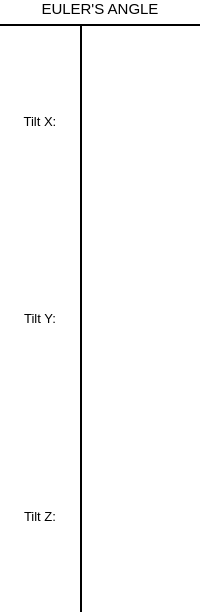
                        <widget class="QFrame" name="frame_16">
                         <property name="minimumSize">
                          <size>
                           <width>150</width>
                           <height>0</height>
                          </size>
                         </property>
                         <property name="maximumSize">
                          <size>
                           <width>16777215</width>
                           <height>16777215</height>
                          </size>
                         </property>
                         <property name="styleSheet">
                          <string notr="true">background:white;
border-radius: 15px;</string>
                         </property>
                         <property name="frameShape">
                          <enum>QFrame::StyledPanel</enum>
                         </property>
                         <property name="frameShadow">
                          <enum>QFrame::Raised</enum>
                         </property>
                         <layout class="QVBoxLayout" name="verticalLayout_59" stretch="0,1">
                          <property name="leftMargin">
                           <number>0</number>
                          </property>
                          <property name="topMargin">
                           <number>0</number>
                          </property>
                          <property name="rightMargin">
                           <number>0</number>
                          </property>
                          <property name="bottomMargin">
                           <number>0</number>
                          </property>
                          <item>
                           <widget class="QLabel" name="label_39">
                            <property name="font">
                             <font>
                              <pointsize>11</pointsize>
                             </font>
                            </property>
                            <property name="styleSheet">
                             <string notr="true">background:transparent;
border-top-left-radius: 15px;
border-top-right-radius: 15px;</string>
                            </property>
                            <property name="text">
                             <string>EULER'S ANGLE</string>
                            </property>
                            <property name="alignment">
                             <set>Qt::AlignCenter</set>
                            </property>
                           </widget>
                          </item>
                          <item>
                           <widget class="QFrame" name="frame_62">
                            <property name="frameShape">
                             <enum>QFrame::StyledPanel</enum>
                            </property>
                            <property name="frameShadow">
                             <enum>QFrame::Raised</enum>
                            </property>
                            <layout class="QHBoxLayout" name="horizontalLayout_49">
                             <property name="spacing">
                              <number>0</number>
                             </property>
                             <property name="leftMargin">
                              <number>0</number>
                             </property>
                             <property name="topMargin">
                              <number>0</number>
                             </property>
                             <property name="rightMargin">
                              <number>0</number>
                             </property>
                             <property name="bottomMargin">
                              <number>0</number>
                             </property>
                             <item>
                              <widget class="QFrame" name="frame_103">
                               <property name="styleSheet">
                                <string notr="true">background:transparent;
border-top-left-radius:0px;
border-top-right-radius:0px;</string>
                               </property>
                               <property name="frameShape">
                                <enum>QFrame::StyledPanel</enum>
                               </property>
                               <property name="frameShadow">
                                <enum>QFrame::Raised</enum>
                               </property>
                               <layout class="QVBoxLayout" name="verticalLayout_72">
                                <property name="leftMargin">
                                 <number>0</number>
                                </property>
                                <property name="topMargin">
                                 <number>0</number>
                                </property>
                                <property name="rightMargin">
                                 <number>0</number>
                                </property>
                                <property name="bottomMargin">
                                 <number>0</number>
                                </property>
                                <item>
                                 <widget class="QLabel" name="label_57">
                                  <property name="font">
                                   <font>
                                    <pointsize>10</pointsize>
                                   </font>
                                  </property>
                                  <property name="styleSheet">
                                   <string notr="true">border-top:1.5px solid black;</string>
                                  </property>
                                  <property name="text">
                                   <string>Tilt X:</string>
                                  </property>
                                  <property name="alignment">
                                   <set>Qt::AlignCenter</set>
                                  </property>
                                 </widget>
                                </item>
                                <item>
                                 <widget class="QLabel" name="label_58">
                                  <property name="font">
                                   <font>
                                    <pointsize>10</pointsize>
                                   </font>
                                  </property>
                                  <property name="text">
                                   <string>Tilt Y:</string>
                                  </property>
                                  <property name="alignment">
                                   <set>Qt::AlignCenter</set>
                                  </property>
                                 </widget>
                                </item>
                                <item>
                                 <widget class="QLabel" name="label_59">
                                  <property name="font">
                                   <font>
                                    <pointsize>10</pointsize>
                                   </font>
                                  </property>
                                  <property name="text">
                                   <string>Tilt Z:</string>
                                  </property>
                                  <property name="alignment">
                                   <set>Qt::AlignCenter</set>
                                  </property>
                                 </widget>
                                </item>
                               </layout>
                              </widget>
                             </item>
                             <item>
                              <widget class="QFrame" name="frame_104">
                               <property name="sizePolicy">
                                <sizepolicy hsizetype="Preferred" vsizetype="Preferred">
                                 <horstretch>0</horstretch>
                                 <verstretch>0</verstretch>
                                </sizepolicy>
                               </property>
                               <property name="minimumSize">
                                <size>
                                 <width>105</width>
                                 <height>0</height>
                                </size>
                               </property>
                               <property name="maximumSize">
                                <size>
                                 <width>120</width>
                                 <height>16777215</height>
                                </size>
                               </property>
                               <property name="styleSheet">
                                <string notr="true">background:transparent;
border-top-left-radius:0px;
border-top-right-radius:0px;
border-bottom-left-radius:0px;
border-left:1.5px solid black;</string>
                               </property>
                               <property name="frameShape">
                                <enum>QFrame::StyledPanel</enum>
                               </property>
                               <property name="frameShadow">
                                <enum>QFrame::Raised</enum>
                               </property>
                               <layout class="QVBoxLayout" name="verticalLayout_73">
                                <property name="leftMargin">
                                 <number>0</number>
                                </property>
                                <property name="topMargin">
                                 <number>0</number>
                                </property>
                                <property name="rightMargin">
                                 <number>0</number>
                                </property>
                                <property name="bottomMargin">
                                 <number>0</number>
                                </property>
                                <item>
                                 <widget class="QTextEdit" name="eulersAngle_value_x">
                                  <property name="sizePolicy">
                                   <sizepolicy hsizetype="Preferred" vsizetype="Preferred">
                                    <horstretch>0</horstretch>
                                    <verstretch>0</verstretch>
                                   </sizepolicy>
                                  </property>
                                  <property name="minimumSize">
                                   <size>
                                    <width>0</width>
                                    <height>30</height>
                                   </size>
                                  </property>
                                  <property name="font">
                                   <font>
                                    <pointsize>10</pointsize>
                                   </font>
                                  </property>
                                  <property name="styleSheet">
                                   <string notr="true">background:transparent;
border-top:1.5px solid black;
border-left:0px;</string>
                                  </property>
                                  <property name="verticalScrollBarPolicy">
                                   <enum>Qt::ScrollBarAlwaysOff</enum>
                                  </property>
                                  <property name="horizontalScrollBarPolicy">
                                   <enum>Qt::ScrollBarAlwaysOff</enum>
                                  </property>
                                  <property name="readOnly">
                                   <bool>true</bool>
                                  </property>
                                 </widget>
                                </item>
                                <item>
                                 <widget class="QTextEdit" name="eulersAngle_value_y">
                                  <property name="sizePolicy">
                                   <sizepolicy hsizetype="Preferred" vsizetype="Preferred">
                                    <horstretch>0</horstretch>
                                    <verstretch>0</verstretch>
                                   </sizepolicy>
                                  </property>
                                  <property name="minimumSize">
                                   <size>
                                    <width>0</width>
                                    <height>30</height>
                                   </size>
                                  </property>
                                  <property name="font">
                                   <font>
                                    <pointsize>10</pointsize>
                                   </font>
                                  </property>
                                  <property name="styleSheet">
                                   <string notr="true">border-left:0px;
background:transparent;</string>
                                  </property>
                                  <property name="verticalScrollBarPolicy">
                                   <enum>Qt::ScrollBarAlwaysOff</enum>
                                  </property>
                                  <property name="horizontalScrollBarPolicy">
                                   <enum>Qt::ScrollBarAlwaysOff</enum>
                                  </property>
                                  <property name="readOnly">
                                   <bool>true</bool>
                                  </property>
                                 </widget>
                                </item>
                                <item>
                                 <widget class="QTextEdit" name="eulersAngle_value_z">
                                  <property name="sizePolicy">
                                   <sizepolicy hsizetype="Preferred" vsizetype="Preferred">
                                    <horstretch>0</horstretch>
                                    <verstretch>0</verstretch>
                                   </sizepolicy>
                                  </property>
                                  <property name="minimumSize">
                                   <size>
                                    <width>0</width>
                                    <height>30</height>
                                   </size>
                                  </property>
                                  <property name="font">
                                   <font>
                                    <pointsize>10</pointsize>
                                   </font>
                                  </property>
                                  <property name="styleSheet">
                                   <string notr="true">border-left:0px;
background:transparent;</string>
                                  </property>
                                  <property name="verticalScrollBarPolicy">
                                   <enum>Qt::ScrollBarAlwaysOff</enum>
                                  </property>
                                  <property name="horizontalScrollBarPolicy">
                                   <enum>Qt::ScrollBarAlwaysOff</enum>
                                  </property>
                                  <property name="readOnly">
                                   <bool>true</bool>
                                  </property>
                                 </widget>
                                </item>
                               </layout>
                              </widget>
                             </item>
                            </layout>
                           </widget>
                          </item>
                         </layout>
                        </widget>
